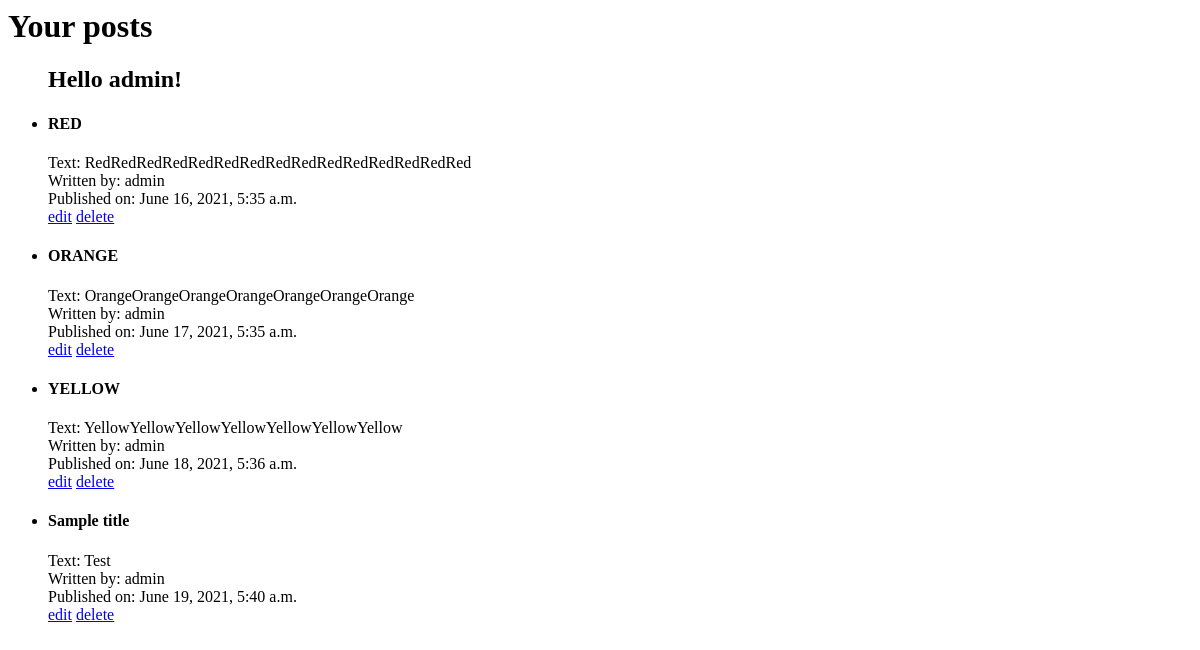
Before: /blogs/selfPublished/ (signed in) with the older database file.
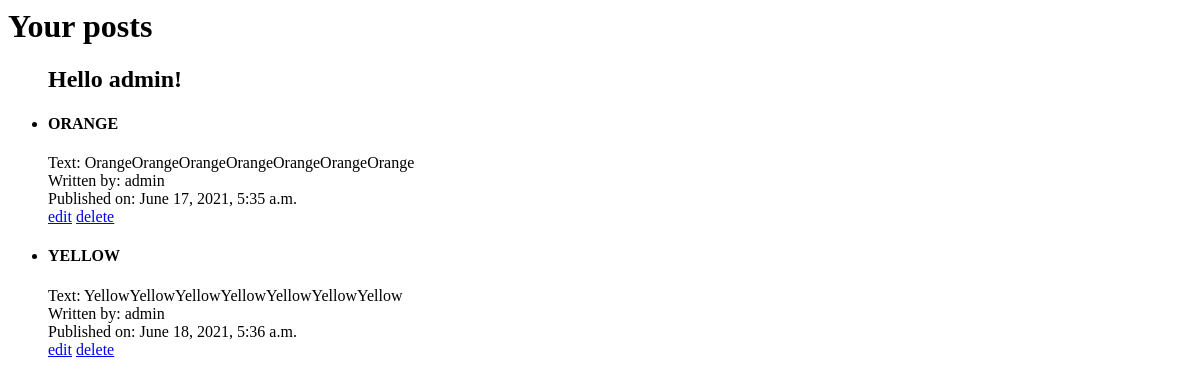
After: the same page with the newer database file.
### blogs/models.py (models this page shows, shortened)
class Post(models.Model):
    author = models.ForeignKey(User, on_delete=models.CASCADE)
    title = models.CharField(max_length=200)
    text = models.TextField()
    created_date = models.DateTimeField(default=timezone.now)
    published_date = models.DateTimeField(blank=True, null=True)

### blogs/views.py (the view)
# urls.py: path('selfPublished/', views.FilterAuthorView.as_view(), name='selfPub'),
class FilterAuthorView(generic.ListView):
    template_name = 'blogs/filauthor.html'
    context_object_name = 'blogs_list'
    def get_queryset(self):
        me = User.objects.get(username=self.request.user)
        return Post.objects.filter(author=me)

### blogs/templates/blogs/filauthor.html
<h1>Your posts</h1>
{% if blogs_list %}
        <ul>
        <h2> Hello {{user.username}}!</h2>
        {% for blog in blogs_list %}
            <li>
                <h4>{{ blog.title }}<br></h4>
                Text: {{ blog.text }} <br>
                Written by: {{ blog.author }} <br>
                Published on: {{ blog.published_date }} <br>
                <span><a href="{% url 'blogs:update' blog.id %}">edit</a></span>
                <span><a href="{% url 'blogs:delete' blog.id %}">delete</a></span>
            </li>
        {% endfor %}
        </ul>
{% else %}
    <p>You haven't written any posts</p>
{% endif %}

Changed rows visible on the page:
no longer on this page (row edited): Post: title "RED", text "RedRedRedRedRedRedRedRedRedRedRedRedRedRedRed", author "admin", published_date "June 16, 2021, 5:35 a.m."
removed Post: title "Sample title", text "Test", author "admin", published_date "June 19, 2021, 5:40 a.m."
